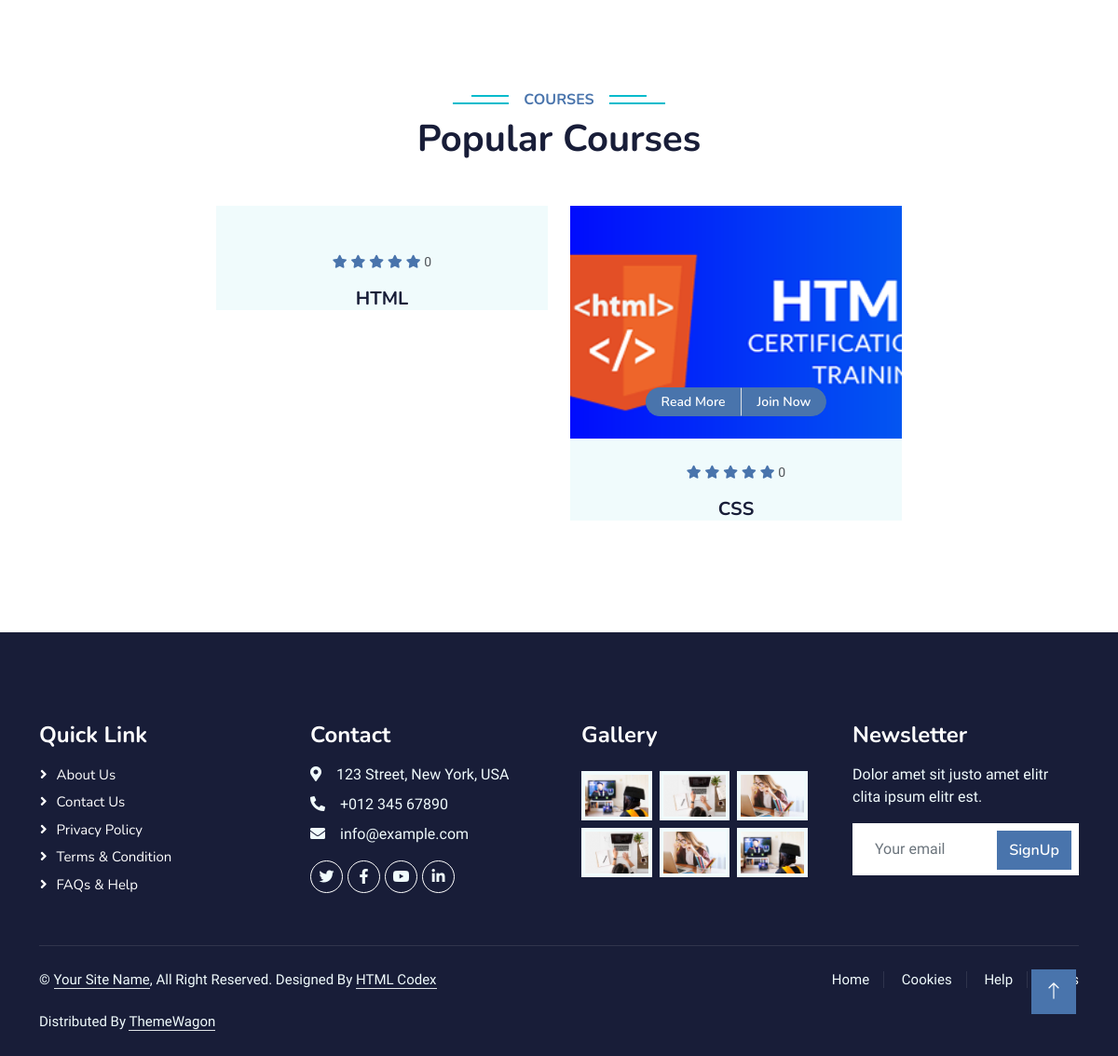
The app's page / (lower part), older data.
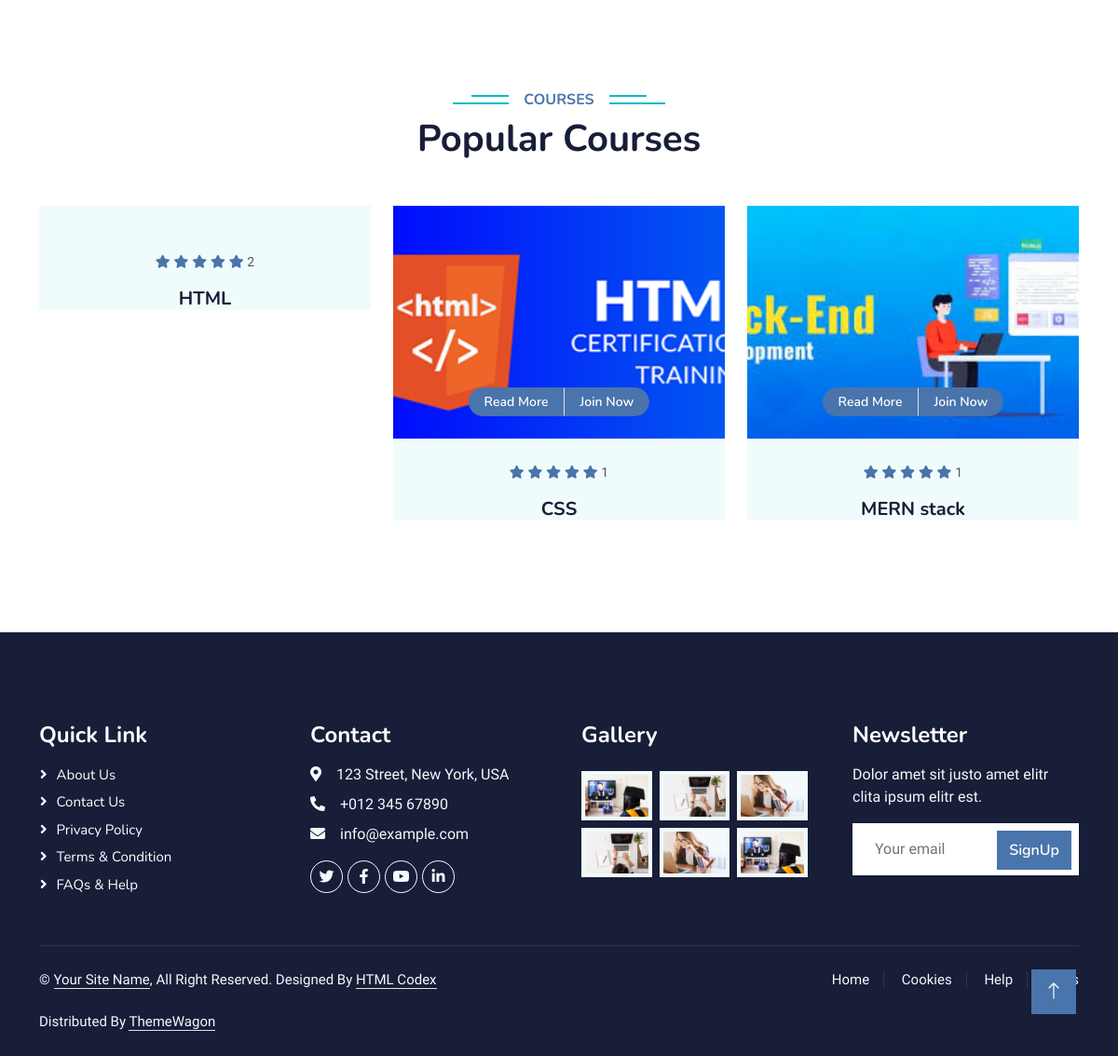
The same page, newer data.
### courses/models.py (models this page shows, shortened)
class Course(models.Model):
    name = models.CharField(max_length=255)
    image = models.ImageField(upload_to="course/")
    category = models.ForeignKey(
        CourseCategory, related_name="courses", on_delete=models.CASCADE
    )
    description = models.TextField()
    created_at = models.DateTimeField(auto_now_add=True)

### core/views.py (the view)
# urls.py: path("", home, name="home"),
def home(request):
    top_courses = Course.objects.annotate(
        enrollment_count=Count("enrollment")
    ).order_by("-enrollment_count")[:3]
    return render(request, "core/index.html", context={"top_courses": top_courses})

### core/templates/core/index.html (shortened to what this page needs)
{% extends 'base.html' %}
{% load static %}
{% block content %}
  <div class="container-xxl py-5">
  </div>
  <div class="container-xxl py-5">
    <div class="container">
      <div class="text-center wow fadeInUp" data-wow-delay="0.1s">
        <h6 class="section-title bg-white text-center text-primary px-3">Courses</h6>
        <h1 class="mb-5">Popular Courses</h1>
      </div>
      <div class="row g-4 justify-content-center">
        {% for course in top_courses %}
          <div class="col-lg-4 col-md-6 wow fadeInUp" data-wow-delay="0.1s">
            <div class="course-item bg-light">
              <div class="position-relative overflow-hidden">
                <img class="img-fluid" src="{{ course.image.url }}" alt="" style="height: 250px; object-fit: cover;" />
                <div class="w-100 d-flex justify-content-center position-absolute bottom-0 start-0 mb-4">
                  <a href="#" class="flex-shrink-0 btn btn-sm btn-primary px-3 border-end" style="border-radius: 30px 0 0 30px;">Read More</a>
                  <a href="{% url 'courses:course_detail' course.id %}" class="flex-shrink-0 btn btn-sm btn-primary px-3" style="border-radius: 0 30px 30px 0;">Join Now</a>
                </div>
              </div>
              <div class="text-center p-4 pb-0">
                <div class="mb-3">
                  <small class="fa fa-star text-primary"></small>
                  <small class="fa fa-star text-primary"></small>
                  <small class="fa fa-star text-primary"></small>
                  <small class="fa fa-star text-primary"></small>
                  <small class="fa fa-star text-primary"></small>
                  <small>{{ course.enrollment_count }}</small>
                </div>
                <h5 class="mb-4">{{ course.name }}</h5>
              </div>
            </div>
          </div>
        {% endfor %}
      </div>
    </div>
  </div>
{% endblock %}

Row changes from the older to the newer data that the page shows:
computed for Course "HTML": enrollment_count "0" → "2"
computed for Course "CSS": enrollment_count "0" → "1"
added Course: image (picture), enrollment_count "1", name "MERN stack"
